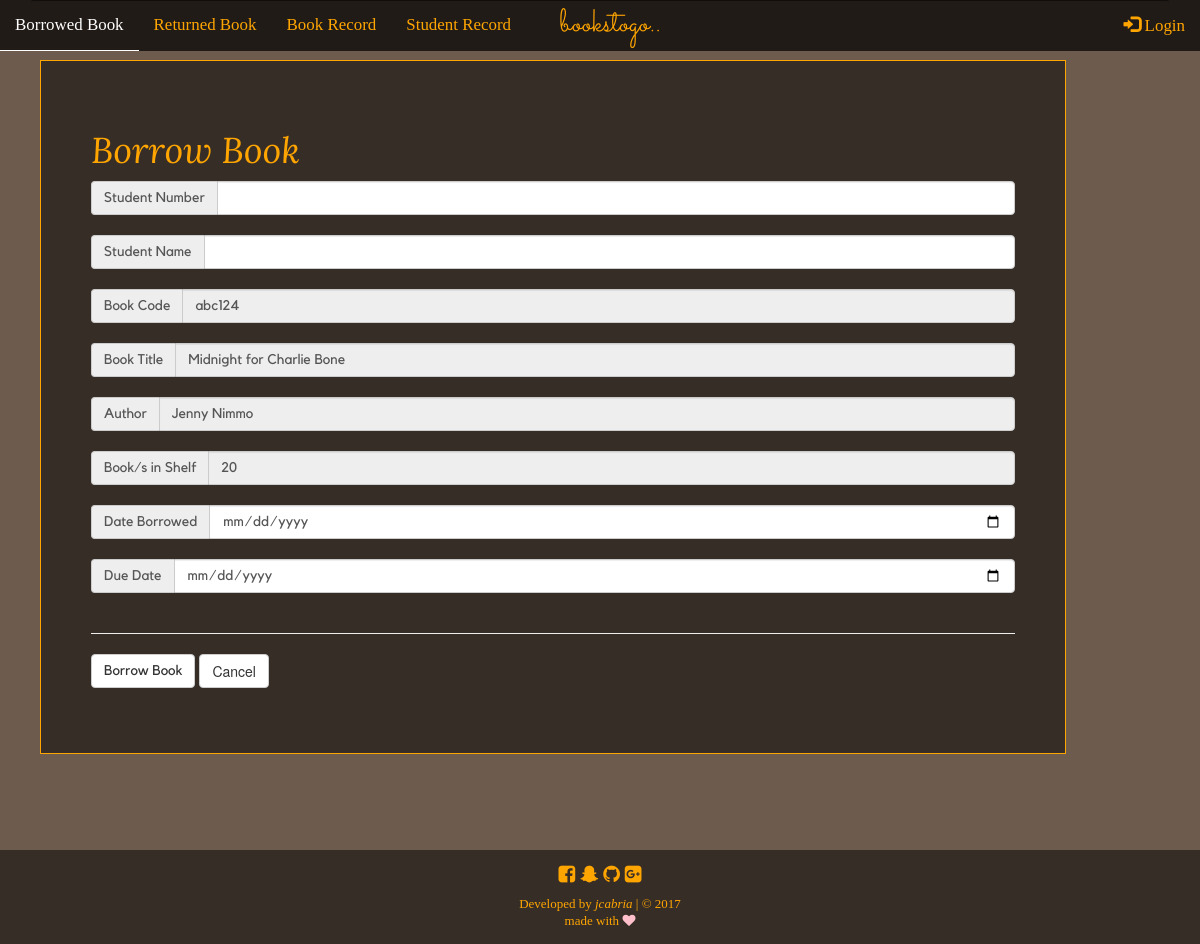
Before: /borrow_book2.php?title=Midnight for Charlie Bone with the older database file.
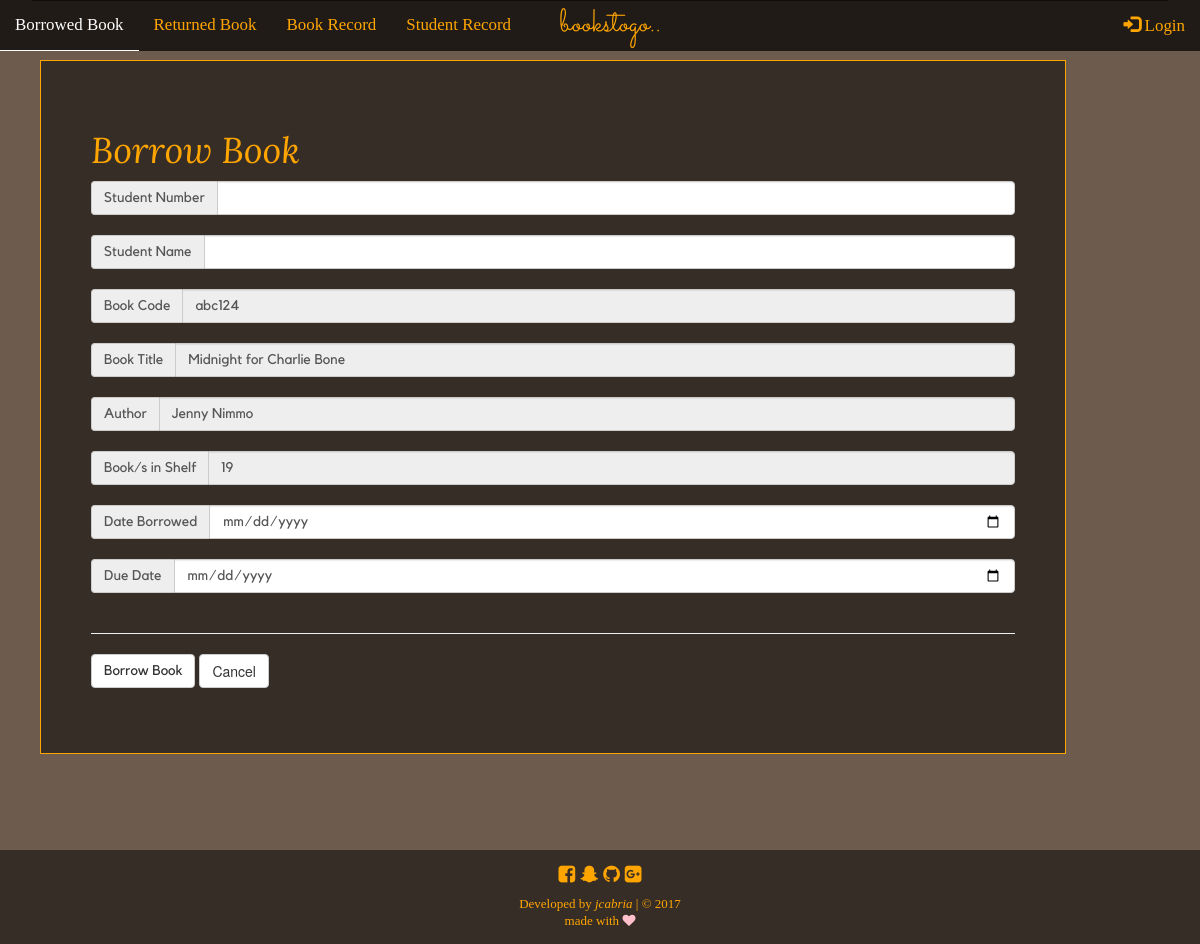
After: the same page with the newer database file.
### tables this page shows
CREATE TABLE `books_record` (
  `id` int(11) NOT NULL,
  `book_code` varchar(11) NOT NULL,
  `book_title` varchar(255) NOT NULL,
  `author` varchar(255) NOT NULL,
  `category` varchar(255) NOT NULL,
  `stocks` int(11) NOT NULL
);

### borrow_book2.php (the view, shortened to what this page needs)
<?php
function display_content() {
	require_once('connection.php');
	$book_title = $_GET['title'];
	$sql = "SELECT * FROM books_record WHERE book_title='$book_title'";
	$show = mysqli_query($conn,$sql);
	if (mysqli_num_rows($show) > 0) {
		while ($row = mysqli_fetch_assoc($show)) {
			extract($row);
		}
				echo "
				<div class='container-fluid'>
					<div class='container-fluid brw-div'>
						<h1>Borrow Book</h1>
						<form method='POST' action=''>
							<div class='input-group'>
								<span class='input-group-addon'> Student Number </span>
								<input type='text' class='form-control' name='stud_num' required pattern='[0-9]{8}'>
							</div>
							<br>
							<div class='input-group'>
								<span class='input-group-addon'> Student Name</span>
								<input type='text' class='form-control' name='stud_name' required>
							</div>
							<br>
							<div class='input-group'>
								<span class='input-group-addon'> Book Code </span>
								<input type='text' class='form-control' name='book_code' value='$book_code' disabled>
							</div>
							<br>
							<div class='input-group'>
								<span class='input-group-addon'> Book Title </span>
								<input type='text' class='form-control' name='book_title' value='$book_title' disabled>
							</div>
							<br>
							<div class='input-group'>
								<span class='input-group-addon'> Author </span>
								<input type='text' class='form-control' name='author' value='$author' disabled>
							</div>
							<br>
							<div class='input-group'>
								<span class='input-group-addon'> Book/s in Shelf </span>
								<input type='text' class='form-control' name='stock' value='$stocks' disabled>
							</div>
							<br>
							<div class='input-group'>
								<span class='input-group-addon'> Date Borrowed </span>
								<input type='date' class='form-control' name='date_brw' value=''>
							</div>
							<br>
							<div class='input-group'>
								<span class='input-group-addon'> Due Date </span>
								<input type='date' class='form-control' name='due_date'>
							</div>
							<br>
							<hr>
							<div class='form-group buttons'>
								<input class='btn btn-default' type='submit' name='borrow_btn' value='Borrow Book'>
								<a href='index.php' class='btn btn-default' target='_blank'>Cancel</a>
							</div>
						</form>
					</div>
				</div>";
	}
}
	require_once('template.php');
?>

Changed rows visible on the page:
changed books_record "abc124": stock "20" → "19"
